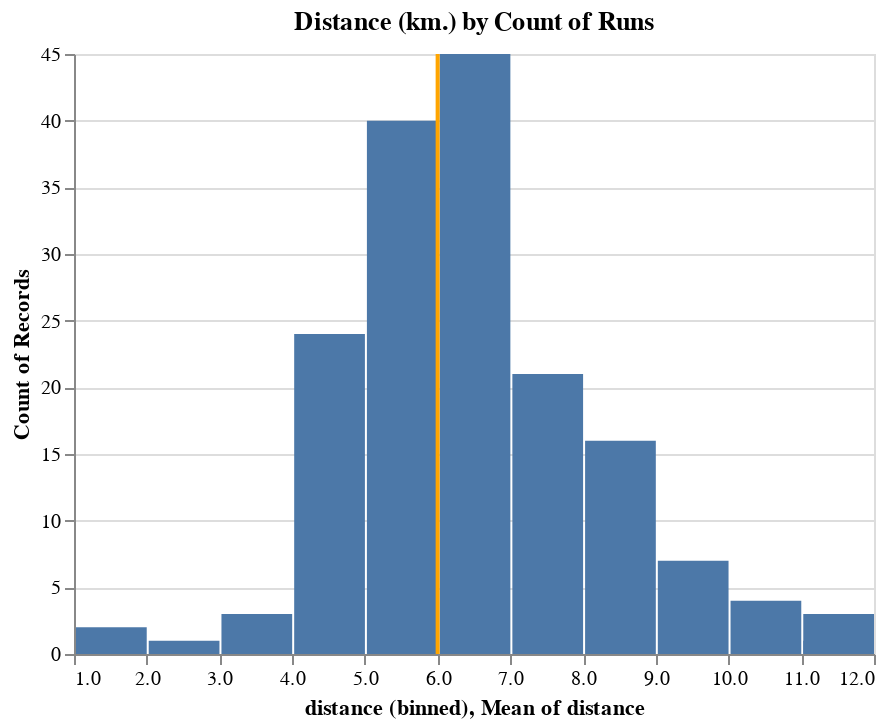

The code cell stored with this chart in its notebook:
### Code cell
data = df.loc[df.type=='Run',:][['id','start_date_formatted','distance']]
data.loc[:,'distance'] = data.distance.apply(lambda d: round(d))

bar = alt.Chart(data).mark_bar().encode(
    alt.X('distance:Q', bin=alt.Bin(step=1)),
    alt.Y('count()'),
    tooltip=['distance:Q','count()']
)

bar.title = 'Distance (km.) by Count of Runs'

rule = alt.Chart(data).mark_rule(color='orange').encode(
    x='mean(distance):Q',
    size=alt.value(2)
)

alt.layer(
    bar,
    rule
)

### Figure 1 — Vega-Lite specification as saved in the notebook (floating-point values rounded to 4 significant figures; data arrays with more than 128 entries replaced by an {"elided": "..."} marker saying what was removed)
{"$schema": "https://vega.github.io/schema/vega-lite/v3.4.0.json", "config": {"mark": {"tooltip": null}, "view": {"height": 300, "width": 400}}, "data": {"name": "data-0ac26dd3c98daf4be718396a80786d74"}, "datasets": {"data-0ac26dd3c98daf4be718396a80786d74": {"elided": "167 records"}}, "layer": [{"encoding": {"tooltip": [{"field": "distance", "type": "quantitative"}, {"aggregate": "count", "type": "quantitative"}], "x": {"bin": {"step": 1}, "field": "distance", "type": "quantitative"}, "y": {"aggregate": "count", "type": "quantitative"}}, "mark": "bar", "title": "Distance (km.) by Count of Runs"}, {"encoding": {"size": {"value": 2}, "x": {"aggregate": "mean", "field": "distance", "type": "quantitative"}}, "mark": {"color": "orange", "type": "rule"}}]}
